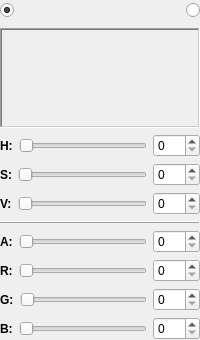
<?xml version="1.0" encoding="UTF-8"?>
<ui version="4.0">
 <class>ColorWidget</class>
 <widget class="QWidget" name="ColorWidget">
  <property name="windowTitle">
   <string/>
  </property>
  <layout class="QVBoxLayout" name="verticalLayout">
   <property name="margin">
    <number>0</number>
   </property>
   <item>
    <layout class="QHBoxLayout" name="horizontalLayout">
     <item>
      <widget class="QRadioButton" name="buttonFG">
       <property name="icon">
        <iconset resource="painter.qrc">
         <normaloff>:/Painter/Resources/img/fon.bmp</normaloff>:/Painter/Resources/img/fon.bmp</iconset>
       </property>
       <property name="checked">
        <bool>true</bool>
       </property>
      </widget>
     </item>
     <item>
      <spacer name="horizontalSpacer">
       <property name="orientation">
        <enum>Qt::Horizontal</enum>
       </property>
       <property name="sizeHint" stdset="0">
        <size>
         <width>40</width>
         <height>20</height>
        </size>
       </property>
      </spacer>
     </item>
     <item>
      <widget class="QPushButton" name="swapButton">
       <property name="toolTip">
        <string>Поменять цвета местами</string>
       </property>
       <property name="statusTip">
        <string>Поменять цвета местами</string>
       </property>
       <property name="whatsThis">
        <string>Поменять цвета местами</string>
       </property>
       <property name="text">
        <string/>
       </property>
       <property name="icon">
        <iconset resource="painter.qrc">
         <normaloff>:/Painter/Resources/img/valve.ico</normaloff>:/Painter/Resources/img/valve.ico</iconset>
       </property>
       <property name="flat">
        <bool>true</bool>
       </property>
      </widget>
     </item>
     <item>
      <spacer name="horizontalSpacer_2">
       <property name="orientation">
        <enum>Qt::Horizontal</enum>
       </property>
       <property name="sizeHint" stdset="0">
        <size>
         <width>40</width>
         <height>20</height>
        </size>
       </property>
      </spacer>
     </item>
     <item>
      <widget class="QRadioButton" name="buttonBG">
       <property name="icon">
        <iconset resource="painter.qrc">
         <normaloff>:/Painter/Resources/img/fon.bmp</normaloff>:/Painter/Resources/img/fon.bmp</iconset>
       </property>
      </widget>
     </item>
    </layout>
   </item>
   <item>
    <widget class="QFrame" name="colorPanel">
     <property name="sizePolicy">
      <sizepolicy hsizetype="Expanding" vsizetype="Expanding">
       <horstretch>0</horstretch>
       <verstretch>0</verstretch>
      </sizepolicy>
     </property>
     <property name="minimumSize">
      <size>
       <width>0</width>
       <height>100</height>
      </size>
     </property>
     <property name="frameShape">
      <enum>QFrame::WinPanel</enum>
     </property>
     <property name="frameShadow">
      <enum>QFrame::Sunken</enum>
     </property>
    </widget>
   </item>
   <item>
    <layout class="QHBoxLayout" name="layoutH">
     <item>
      <widget class="QLabel" name="labelH">
       <property name="font">
        <font>
         <weight>75</weight>
         <bold>true</bold>
        </font>
       </property>
       <property name="text">
        <string>H:</string>
       </property>
      </widget>
     </item>
     <item>
      <widget class="QSlider" name="sliderH">
       <property name="maximum">
        <number>255</number>
       </property>
       <property name="orientation">
        <enum>Qt::Horizontal</enum>
       </property>
      </widget>
     </item>
     <item>
      <widget class="QSpinBox" name="spinBoxH">
       <property name="maximum">
        <number>255</number>
       </property>
      </widget>
     </item>
    </layout>
   </item>
   <item>
    <layout class="QHBoxLayout" name="layoutS">
     <item>
      <widget class="QLabel" name="labelS">
       <property name="font">
        <font>
         <weight>75</weight>
         <bold>true</bold>
        </font>
       </property>
       <property name="text">
        <string>S:</string>
       </property>
      </widget>
     </item>
     <item>
      <widget class="QSlider" name="sliderS">
       <property name="maximum">
        <number>255</number>
       </property>
       <property name="orientation">
        <enum>Qt::Horizontal</enum>
       </property>
      </widget>
     </item>
     <item>
      <widget class="QSpinBox" name="spinBoxS">
       <property name="maximum">
        <number>255</number>
       </property>
      </widget>
     </item>
    </layout>
   </item>
   <item>
    <layout class="QHBoxLayout" name="layoutV">
     <item>
      <widget class="QLabel" name="labelV">
       <property name="font">
        <font>
         <weight>75</weight>
         <bold>true</bold>
        </font>
       </property>
       <property name="text">
        <string>V:</string>
       </property>
      </widget>
     </item>
     <item>
      <widget class="QSlider" name="sliderV">
       <property name="maximum">
        <number>255</number>
       </property>
       <property name="orientation">
        <enum>Qt::Horizontal</enum>
       </property>
      </widget>
     </item>
     <item>
      <widget class="QSpinBox" name="spinBoxV">
       <property name="maximum">
        <number>255</number>
       </property>
      </widget>
     </item>
    </layout>
   </item>
   <item>
    <widget class="QFrame" name="lineH">
     <property name="frameShape">
      <enum>QFrame::HLine</enum>
     </property>
     <property name="frameShadow">
      <enum>QFrame::Raised</enum>
     </property>
    </widget>
   </item>
   <item>
    <layout class="QHBoxLayout" name="layoutA">
     <item>
      <widget class="QLabel" name="labelA">
       <property name="font">
        <font>
         <weight>75</weight>
         <bold>true</bold>
        </font>
       </property>
       <property name="text">
        <string>A:</string>
       </property>
      </widget>
     </item>
     <item>
      <widget class="QSlider" name="sliderA">
       <property name="maximum">
        <number>255</number>
       </property>
       <property name="orientation">
        <enum>Qt::Horizontal</enum>
       </property>
      </widget>
     </item>
     <item>
      <widget class="QSpinBox" name="spinBoxA">
       <property name="maximum">
        <number>255</number>
       </property>
      </widget>
     </item>
    </layout>
   </item>
   <item>
    <layout class="QHBoxLayout" name="layoutR">
     <item>
      <widget class="QLabel" name="labelR">
       <property name="font">
        <font>
         <weight>75</weight>
         <bold>true</bold>
        </font>
       </property>
       <property name="text">
        <string>R:</string>
       </property>
      </widget>
     </item>
     <item>
      <widget class="QSlider" name="sliderR">
       <property name="maximum">
        <number>255</number>
       </property>
       <property name="orientation">
        <enum>Qt::Horizontal</enum>
       </property>
      </widget>
     </item>
     <item>
      <widget class="QSpinBox" name="spinBoxR">
       <property name="maximum">
        <number>255</number>
       </property>
      </widget>
     </item>
    </layout>
   </item>
   <item>
    <layout class="QHBoxLayout" name="layoutG">
     <item>
      <widget class="QLabel" name="labelG">
       <property name="font">
        <font>
         <weight>75</weight>
         <bold>true</bold>
        </font>
       </property>
       <property name="text">
        <string>G:</string>
       </property>
      </widget>
     </item>
     <item>
      <widget class="QSlider" name="sliderG">
       <property name="maximum">
        <number>255</number>
       </property>
       <property name="orientation">
        <enum>Qt::Horizontal</enum>
       </property>
      </widget>
     </item>
     <item>
      <widget class="QSpinBox" name="spinBoxG">
       <property name="maximum">
        <number>255</number>
       </property>
      </widget>
     </item>
    </layout>
   </item>
   <item>
    <layout class="QHBoxLayout" name="layoutB">
     <item>
      <widget class="QLabel" name="labelB">
       <property name="font">
        <font>
         <weight>75</weight>
         <bold>true</bold>
        </font>
       </property>
       <property name="text">
        <string>B:</string>
       </property>
      </widget>
     </item>
     <item>
      <widget class="QSlider" name="sliderB">
       <property name="maximum">
        <number>255</number>
       </property>
       <property name="orientation">
        <enum>Qt::Horizontal</enum>
       </property>
      </widget>
     </item>
     <item>
      <widget class="QSpinBox" name="spinBoxB">
       <property name="maximum">
        <number>255</number>
       </property>
      </widget>
     </item>
    </layout>
   </item>
  </layout>
 </widget>
 <layoutdefault spacing="6" margin="11"/>
 <resources>
  <include location="painter.qrc"/>
 </resources>
 <connections>
  <connection>
   <sender>sliderH</sender>
   <signal>sliderMoved(int)</signal>
   <receiver>spinBoxH</receiver>
   <slot>setValue(int)</slot>
   <hints>
    <hint type="sourcelabel">
     <x>71</x>
     <y>156</y>
    </hint>
    <hint type="destinationlabel">
     <x>158</x>
     <y>157</y>
    </hint>
   </hints>
  </connection>
  <connection>
   <sender>sliderS</sender>
   <signal>sliderMoved(int)</signal>
   <receiver>spinBoxS</receiver>
   <slot>setValue(int)</slot>
   <hints>
    <hint type="sourcelabel">
     <x>71</x>
     <y>184</y>
    </hint>
    <hint type="destinationlabel">
     <x>158</x>
     <y>184</y>
    </hint>
   </hints>
  </connection>
  <connection>
   <sender>sliderV</sender>
   <signal>sliderMoved(int)</signal>
   <receiver>spinBoxV</receiver>
   <slot>setValue(int)</slot>
   <hints>
    <hint type="sourcelabel">
     <x>61</x>
     <y>213</y>
    </hint>
    <hint type="destinationlabel">
     <x>158</x>
     <y>213</y>
    </hint>
   </hints>
  </connection>
  <connection>
   <sender>sliderR</sender>
   <signal>sliderMoved(int)</signal>
   <receiver>spinBoxR</receiver>
   <slot>setValue(int)</slot>
   <hints>
    <hint type="sourcelabel">
     <x>66</x>
     <y>245</y>
    </hint>
    <hint type="destinationlabel">
     <x>158</x>
     <y>248</y>
    </hint>
   </hints>
  </connection>
  <connection>
   <sender>sliderG</sender>
   <signal>sliderMoved(int)</signal>
   <receiver>spinBoxG</receiver>
   <slot>setValue(int)</slot>
   <hints>
    <hint type="sourcelabel">
     <x>60</x>
     <y>272</y>
    </hint>
    <hint type="destinationlabel">
     <x>158</x>
     <y>278</y>
    </hint>
   </hints>
  </connection>
  <connection>
   <sender>sliderB</sender>
   <signal>sliderMoved(int)</signal>
   <receiver>spinBoxB</receiver>
   <slot>setValue(int)</slot>
   <hints>
    <hint type="sourcelabel">
     <x>74</x>
     <y>298</y>
    </hint>
    <hint type="destinationlabel">
     <x>158</x>
     <y>300</y>
    </hint>
   </hints>
  </connection>
  <connection>
   <sender>sliderA</sender>
   <signal>sliderMoved(int)</signal>
   <receiver>spinBoxA</receiver>
   <slot>setValue(int)</slot>
   <hints>
    <hint type="sourcelabel">
     <x>71</x>
     <y>328</y>
    </hint>
    <hint type="destinationlabel">
     <x>158</x>
     <y>331</y>
    </hint>
   </hints>
  </connection>
  <connection>
   <sender>spinBoxH</sender>
   <signal>valueChanged(int)</signal>
   <receiver>sliderH</receiver>
   <slot>setValue(int)</slot>
   <hints>
    <hint type="sourcelabel">
     <x>158</x>
     <y>158</y>
    </hint>
    <hint type="destinationlabel">
     <x>72</x>
     <y>156</y>
    </hint>
   </hints>
  </connection>
  <connection>
   <sender>spinBoxS</sender>
   <signal>valueChanged(int)</signal>
   <receiver>sliderS</receiver>
   <slot>setValue(int)</slot>
   <hints>
    <hint type="sourcelabel">
     <x>158</x>
     <y>186</y>
    </hint>
    <hint type="destinationlabel">
     <x>67</x>
     <y>183</y>
    </hint>
   </hints>
  </connection>
  <connection>
   <sender>spinBoxV</sender>
   <signal>valueChanged(int)</signal>
   <receiver>sliderV</receiver>
   <slot>setValue(int)</slot>
   <hints>
    <hint type="sourcelabel">
     <x>158</x>
     <y>212</y>
    </hint>
    <hint type="destinationlabel">
     <x>50</x>
     <y>210</y>
    </hint>
   </hints>
  </connection>
  <connection>
   <sender>spinBoxB</sender>
   <signal>valueChanged(int)</signal>
   <receiver>sliderB</receiver>
   <slot>setValue(int)</slot>
   <hints>
    <hint type="sourcelabel">
     <x>158</x>
     <y>304</y>
    </hint>
    <hint type="destinationlabel">
     <x>52</x>
     <y>304</y>
    </hint>
   </hints>
  </connection>
  <connection>
   <sender>spinBoxA</sender>
   <signal>valueChanged(int)</signal>
   <receiver>sliderA</receiver>
   <slot>setValue(int)</slot>
   <hints>
    <hint type="sourcelabel">
     <x>158</x>
     <y>333</y>
    </hint>
    <hint type="destinationlabel">
     <x>59</x>
     <y>325</y>
    </hint>
   </hints>
  </connection>
  <connection>
   <sender>spinBoxG</sender>
   <signal>valueChanged(int)</signal>
   <receiver>sliderG</receiver>
   <slot>setValue(int)</slot>
   <hints>
    <hint type="sourcelabel">
     <x>158</x>
     <y>275</y>
    </hint>
    <hint type="destinationlabel">
     <x>58</x>
     <y>277</y>
    </hint>
   </hints>
  </connection>
  <connection>
   <sender>spinBoxR</sender>
   <signal>valueChanged(int)</signal>
   <receiver>sliderR</receiver>
   <slot>setValue(int)</slot>
   <hints>
    <hint type="sourcelabel">
     <x>158</x>
     <y>245</y>
    </hint>
    <hint type="destinationlabel">
     <x>62</x>
     <y>247</y>
    </hint>
   </hints>
  </connection>
 </connections>
</ui>
